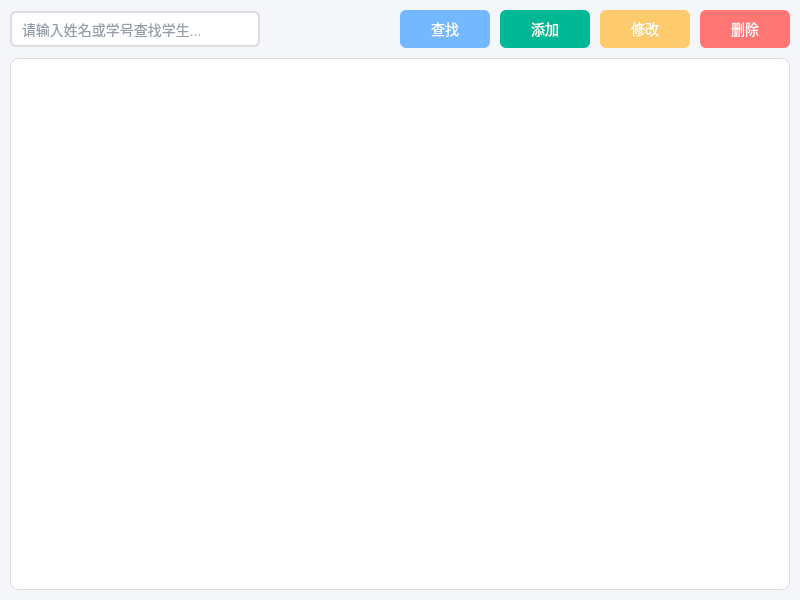
<?xml version="1.0" encoding="UTF-8"?>
<ui version="4.0">
 <class>Widget</class>
 <widget class="QWidget" name="Widget">
  <property name="geometry">
   <rect>
    <x>0</x>
    <y>0</y>
    <width>800</width>
    <height>600</height>
   </rect>
  </property>
  <property name="minimumSize">
   <size>
    <width>800</width>
    <height>600</height>
   </size>
  </property>
  <property name="windowTitle">
   <string>学生信息管理系统</string>
  </property>
  <property name="styleSheet">
   <string>QWidget {
    background-color: #f5f6fa;
    color: #2c3e50;
}

QLineEdit {
    padding: 8px;
    border: 2px solid #dcdde1;
    border-radius: 6px;
    background-color: white;
    selection-background-color: #74b9ff;
    font-size: 14px;
}

QLineEdit:focus {
    border: 2px solid #74b9ff;
}

QPushButton {
    background-color: #74b9ff;
    color: white;
    border: none;
    padding: 8px 15px;
    border-radius: 6px;
    font-size: 14px;
    min-width: 60px;
}

QPushButton:hover {
    background-color: #0984e3;
}

QPushButton:pressed {
    background-color: #6c5ce7;
}

QTableWidget {
    background-color: white;
    alternate-background-color: #f8f9fa;
    border: 1px solid #dcdde1;
    border-radius: 8px;
    padding: 5px;
    gridline-color: #dcdde1;
}

QTableWidget::item {
    padding: 5px;
    border-bottom: 1px solid #dcdde1;
}

QTableWidget::item:selected {
    background-color: #74b9ff;
    color: white;
}

QHeaderView::section {
    background-color: #dfe6e9;
    color: #2d3436;
    padding: 8px;
    border: none;
    border-right: 1px solid #b2bec3;
    border-bottom: 1px solid #b2bec3;
    font-weight: bold;
}</string>
  </property>
  <layout class="QVBoxLayout" name="verticalLayout">
   <property name="spacing">
    <number>10</number>
   </property>
   <property name="leftMargin">
    <number>10</number>
   </property>
   <property name="topMargin">
    <number>10</number>
   </property>
   <property name="rightMargin">
    <number>10</number>
   </property>
   <property name="bottomMargin">
    <number>10</number>
   </property>
   <item>
    <layout class="QHBoxLayout" name="horizontalLayout">
     <property name="spacing">
      <number>10</number>
     </property>
     <item>
      <widget class="QLineEdit" name="lineEdit">
       <property name="minimumSize">
        <size>
         <width>250</width>
         <height>36</height>
        </size>
       </property>
       <property name="maximumSize">
        <size>
         <width>350</width>
         <height>36</height>
        </size>
       </property>
       <property name="placeholderText">
        <string>请输入姓名或学号查找学生...</string>
       </property>
      </widget>
     </item>
     <item>
      <spacer name="horizontalSpacer">
       <property name="orientation">
        <enum>Qt::Orientation::Horizontal</enum>
       </property>
       <property name="sizeHint" stdset="0">
        <size>
         <width>40</width>
         <height>20</height>
        </size>
       </property>
      </spacer>
     </item>
     <item>
      <widget class="QPushButton" name="selectButton">
       <property name="minimumSize">
        <size>
         <width>90</width>
         <height>36</height>
        </size>
       </property>
       <property name="text">
        <string>查找</string>
       </property>
      </widget>
     </item>
     <item>
      <widget class="QPushButton" name="addButton">
       <property name="minimumSize">
        <size>
         <width>90</width>
         <height>36</height>
        </size>
       </property>
       <property name="styleSheet">
        <string>background-color: #00b894;</string>
       </property>
       <property name="text">
        <string>添加</string>
       </property>
      </widget>
     </item>
     <item>
      <widget class="QPushButton" name="updateButton">
       <property name="minimumSize">
        <size>
         <width>90</width>
         <height>36</height>
        </size>
       </property>
       <property name="styleSheet">
        <string>background-color: #fdcb6e;</string>
       </property>
       <property name="text">
        <string>修改</string>
       </property>
      </widget>
     </item>
     <item>
      <widget class="QPushButton" name="deleteButton">
       <property name="minimumSize">
        <size>
         <width>90</width>
         <height>36</height>
        </size>
       </property>
       <property name="styleSheet">
        <string>background-color: #ff7675;</string>
       </property>
       <property name="text">
        <string>删除</string>
       </property>
      </widget>
     </item>
    </layout>
   </item>
   <item>
    <widget class="QTableWidget" name="tableWidget">
     <property name="sizePolicy">
      <sizepolicy hsizetype="Expanding" vsizetype="Expanding">
       <horstretch>0</horstretch>
       <verstretch>0</verstretch>
      </sizepolicy>
     </property>
    </widget>
   </item>
  </layout>
 </widget>
 <resources/>
 <connections/>
</ui>
